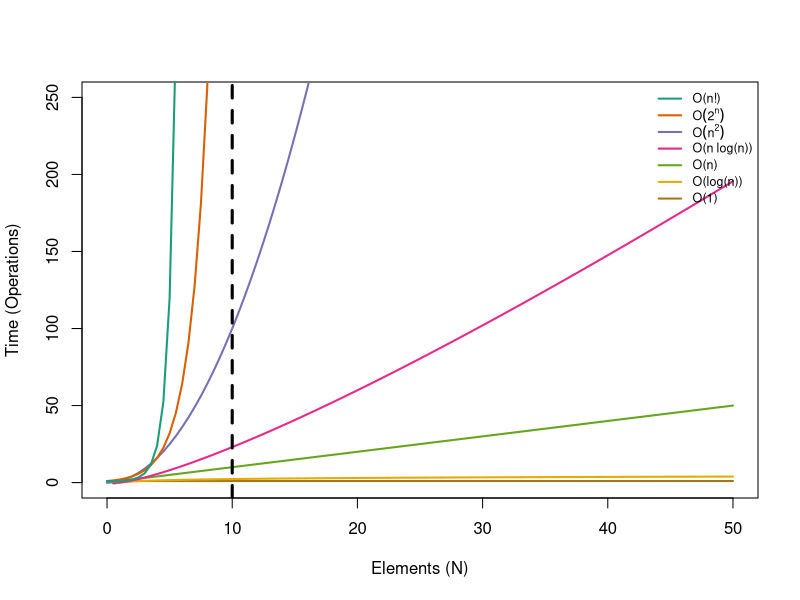

Write R code to recreate this figure.
# IDS_07_04_BigO.R

# ==========================================================
# Install and load packages as needed
# ==========================================================

install.packages("RColorBrewer")
library(RColorBrewer)

# ==========================================================
# Set up graph
# ==========================================================

# The x & y limits for the plot
xl <- c(0, 50)
yl <- c(0, 250)

# Use the "Dark2" palette from RColorBrewer
pal <- brewer.pal(7, "Dark2")

# ==========================================================
# Graph functions
# ==========================================================

# FAST
# 1. O(1) Constant
# Ex: Determine if a binary number is even or odd
plot(function(n) (rep(1, length(n))), xlim = xl, ylim = yl, 
     col = pal[7], 
     lwd = 2,
     xlab = "Elements (N)", 
     ylab = "Time (Operations)")

# 2. O(log(n)): Logarithmic
# Ex: Find an item in a sorted array
plot(function(n) (log(n)), xlim = xl, ylim = yl, 
     col = pal[6], lwd = 2, add = TRUE)

# 3. O(n): Linear
# Ex: Find an item in an unsorted list
plot(function(n) (n), xlim = xl, ylim = yl, 
     col = pal[5], lwd = 2, add = TRUE)

# MODERATE
# 4. O(n log(n)): Loglinear
# Ex: Do a fast Fourier transform
plot(function(n) (n*log(n)), xlim = xl, ylim = yl, 
     col = pal[4], lwd = 2, add = TRUE)

# SLOW
# 5. O(n^2): Quadratic
# Ex: Multiply two n-digit numbers
plot(function(n) (n^2), xlim = xl, ylim = yl, 
     col = pal[3], lwd = 2, add = TRUE)

# 6. O(2^n): Exponential
# Ex: Find an (exact) solution to the traveling salesman
#     problem using dynamic programming
plot(function(n) (2^n), xlim = xl, ylim = yl, 
     col = pal[2], lwd = 2, add = TRUE)

# 7. O(n!): Factorial
# Ex: Solve the traveling salesman problem via 
#     brute-force search
plot(function(n) (factorial(n)), xlim = xl, ylim = yl, 
     col = pal[1], lwd = 2, add = TRUE)

# Legend
legend("topright",  
       c("O(n!)", expression(O(2^n)), expression(O(n^2)),
         "O(n log(n))", "O(n)", "O(log(n))", "O(1)"),
       lty = 1, lwd = 2,  col = pal,  bty = 'n',  cex = .75)

# Vertical reference line at 10 elements
abline(v = 10, lty = 2, lwd = 3)

# ==========================================================
# Clean up
# ==========================================================

# Clear workspace
rm(list = ls()) 

# Unload packages
detach("package:RColorBrewer", unload = TRUE)

# Clear plots
dev.off()

# Clear console
cat("\014")  # ctrl+L
